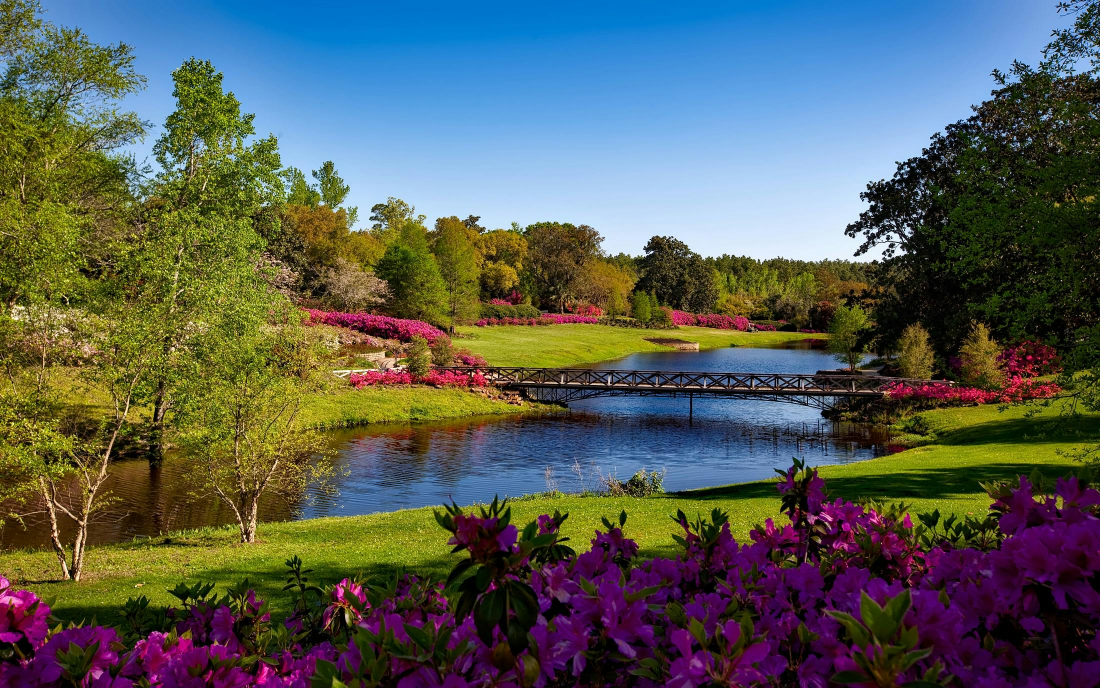
#> input picture Photos/pexels-pixabay-158063.jpg, 2200 x 1376 px (shown at 1/2 size)
$ python convert_grayscale.py
#> lines starting #> are read from the running program, lines starting #| are printed output that depends on the picture
#> further down, img is the input picture: shape (1376, 2200, 3); mean B, G, R 86.3, 92.2, 85.9
import cv2 as cv

def resizeFrame(frame, scale=0.20):
#> called with scale = 0.2
    height = int(frame.shape[0] * scale)
#> height = 275
    width = int(frame.shape[1] * scale)
#> width = 440
    dimensions = (width, height)
#> dimensions = (440, 275)

    return cv.resize(frame, dimensions, interpolation=cv.INTER_AREA)
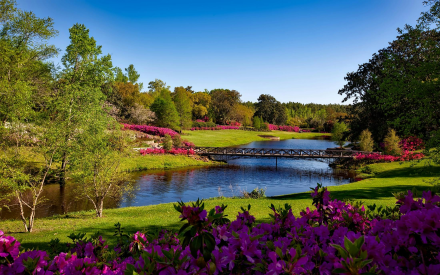
#> returned value: shape (275, 440, 3); mean of channels 0, 1, 2 86.3, 92.2, 85.9; drawn as B, G, R

img = cv.imread('Photos/pexels-pixabay-158063.jpg')
img = resizeFrame(img)
cv.imshow('Park', img)

# Convert image to grayscale
gray = cv.cvtColor(img,  cv.COLOR_BGR2GRAY)
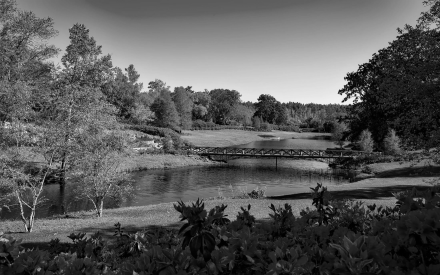
#> gray: shape (275, 440); min 0, max 241, mean 89.7
cv.imshow('Kitty Gray', gray)

cv.waitKey(0)

$ run again, with Photos/pexels-pixabay-158028.jpg copied over Photos/pexels-pixabay-158063.jpg
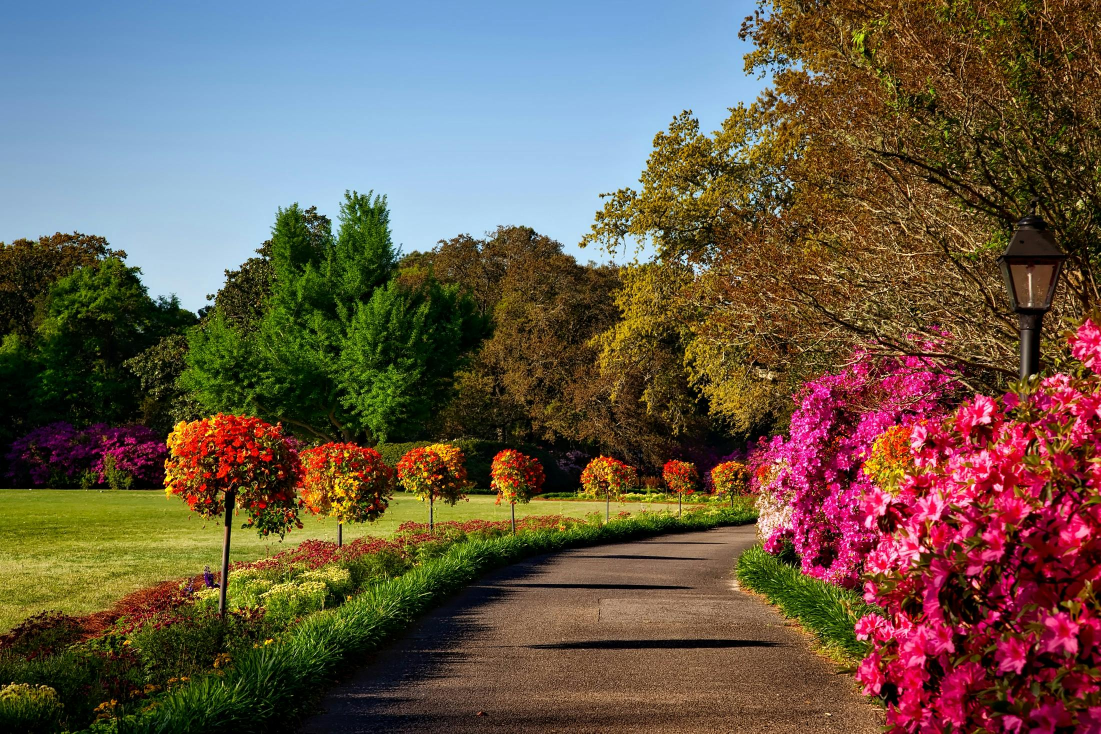
#> input picture Photos/pexels-pixabay-158028.jpg, 2201 x 1467 px (shown at 1/2 size)
#> img is the input picture: shape (1467, 2201, 3); mean B, G, R 74.7, 89.6, 104.6
#> in resizeFrame, `return cv.resize(frame, dimensions, interpolation=cv.INTER_AREA)`:
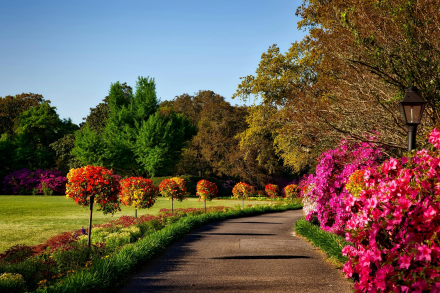
#> returned value: shape (293, 440, 3); mean of channels 0, 1, 2 74.7, 89.6, 104.5; drawn as B, G, R
#> `gray = cv.cvtColor(img,  cv.COLOR_BGR2GRAY)`:
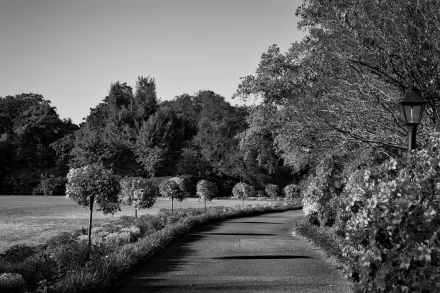
#> gray: shape (293, 440); min 0, max 237, mean 92.4

$ run again, with Photos/pexels-pixabay-415829.jpg copied over Photos/pexels-pixabay-158063.jpg
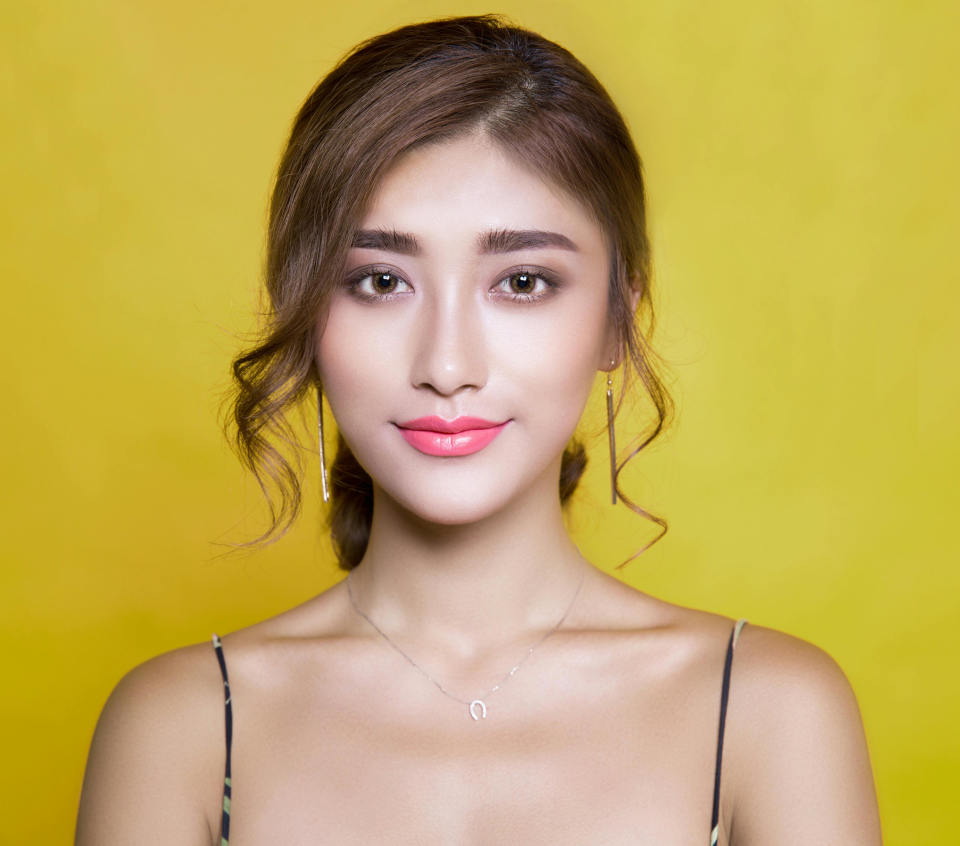
#> input picture Photos/pexels-pixabay-415829.jpg, 5760 x 5075 px (shown at 1/6 size)
#> img is the input picture: shape (5075, 5760, 3); mean B, G, R 90.2, 168.9, 193.9
#> `gray = cv.cvtColor(img,  cv.COLOR_BGR2GRAY)`:
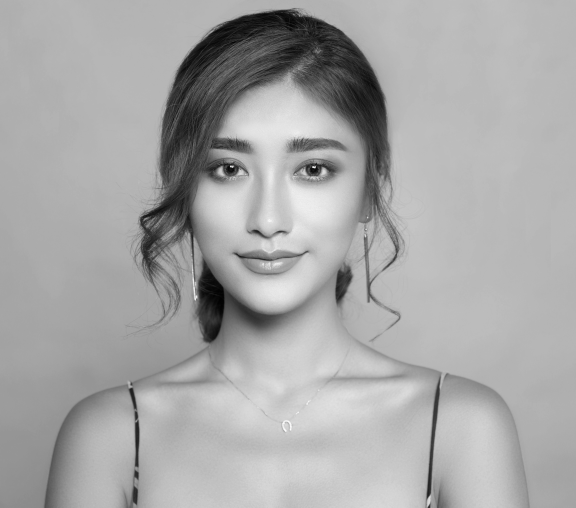
#> gray: shape (1015, 1152) (shown at 1/2 size); min 1, max 254, mean 167.4

$ run again, with Photos/pexels-pixabay-416160.jpg copied over Photos/pexels-pixabay-158063.jpg
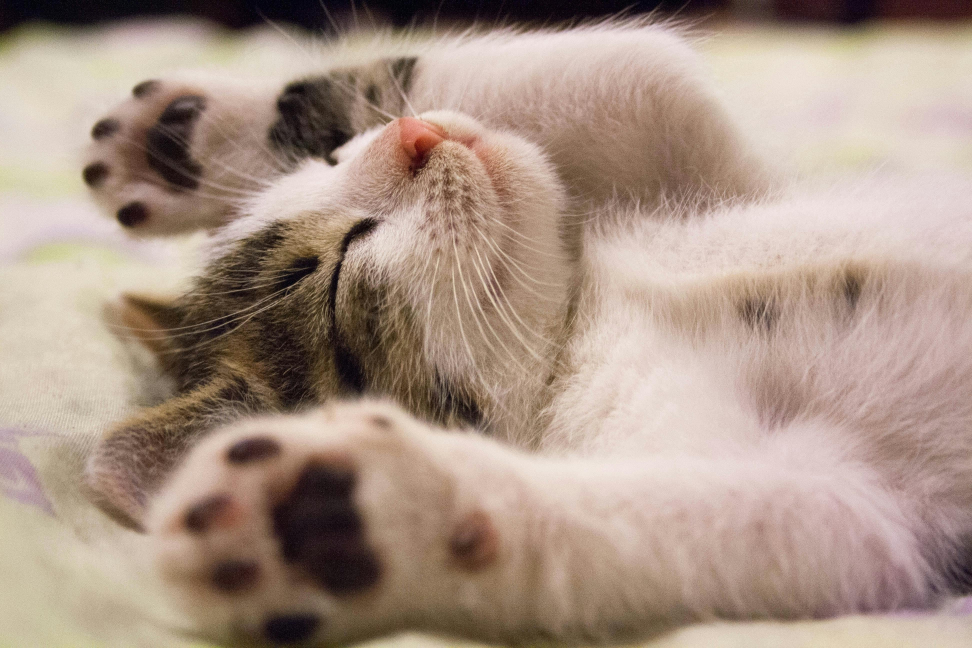
#> input picture Photos/pexels-pixabay-416160.jpg, 3888 x 2592 px (shown at 1/4 size)
#> img is the input picture: shape (2592, 3888, 3); mean B, G, R 134.6, 148.3, 169.4
#> in resizeFrame, `return cv.resize(frame, dimensions, interpolation=cv.INTER_AREA)`:
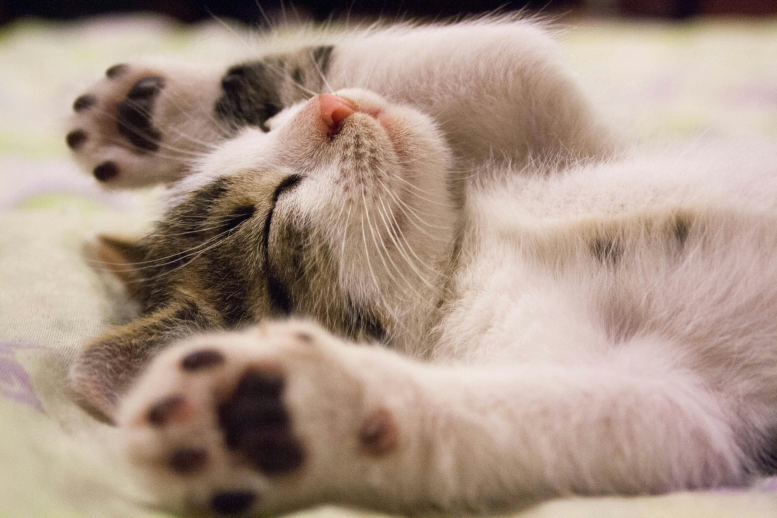
#> returned value: shape (518, 777, 3); mean of channels 0, 1, 2 134.6, 148.3, 169.4; drawn as B, G, R
#> `gray = cv.cvtColor(img,  cv.COLOR_BGR2GRAY)`:
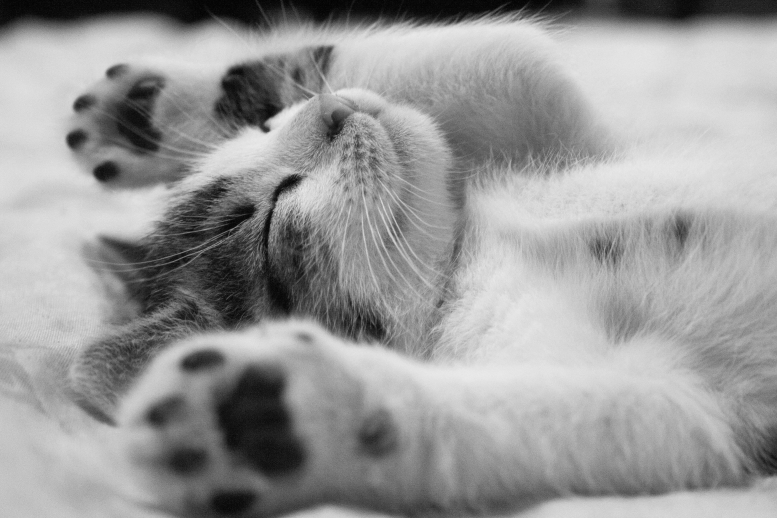
#> gray: shape (518, 777); min 3, max 235, mean 153.1
